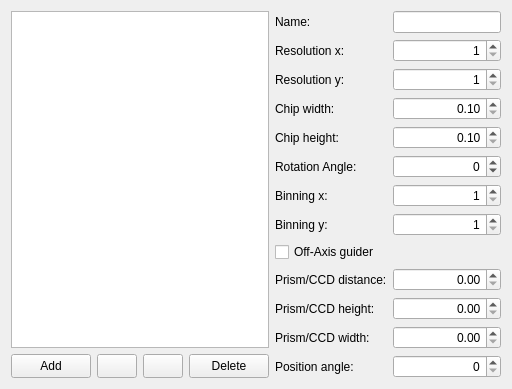
        <widget class="QWidget" name="sensorsTab">
         <attribute name="title">
          <string>Sensors</string>
         </attribute>
         <layout class="QGridLayout" name="gridLayout_4">
          <item row="0" column="0">
           <layout class="QHBoxLayout" name="horizontalLayout_3">
            <item>
             <layout class="QVBoxLayout" name="verticalLayout_5">
              <item>
               <widget class="QListView" name="ccdListView">
                <property name="editTriggers">
                 <set>QAbstractItemView::NoEditTriggers</set>
                </property>
                <property name="isWrapping" stdset="0">
                 <bool>false</bool>
                </property>
                <property name="viewMode">
                 <enum>QListView::ListMode</enum>
                </property>
                <property name="modelColumn">
                 <number>0</number>
                </property>
               </widget>
              </item>
              <item>
               <layout class="QHBoxLayout" name="horizontalLayout_11">
                <item>
                 <widget class="QPushButton" name="addCCD">
                  <property name="minimumSize">
                   <size>
                    <width>0</width>
                    <height>24</height>
                   </size>
                  </property>
                  <property name="focusPolicy">
                   <enum>Qt::NoFocus</enum>
                  </property>
                  <property name="text">
                   <string>Add</string>
                  </property>
                 </widget>
                </item>
                <item>
                 <widget class="QPushButton" name="pushButtonMoveSensorUp">
                  <property name="sizePolicy">
                   <sizepolicy hsizetype="Fixed" vsizetype="Fixed">
                    <horstretch>0</horstretch>
                    <verstretch>0</verstretch>
                   </sizepolicy>
                  </property>
                  <property name="minimumSize">
                   <size>
                    <width>24</width>
                    <height>24</height>
                   </size>
                  </property>
                  <property name="focusPolicy">
                   <enum>Qt::NoFocus</enum>
                  </property>
                  <property name="icon">
                   <iconset resource="../../../../data/gui/guiRes.qrc">
                    <normaloff>:/graphicGui/uibtUp.png</normaloff>
                    <disabledoff>:/graphicGui/uibtUp-disabled.png</disabledoff>:/graphicGui/uibtUp.png</iconset>
                  </property>
                 </widget>
                </item>
                <item>
                 <widget class="QPushButton" name="pushButtonMoveSensorDown">
                  <property name="sizePolicy">
                   <sizepolicy hsizetype="Fixed" vsizetype="Fixed">
                    <horstretch>0</horstretch>
                    <verstretch>0</verstretch>
                   </sizepolicy>
                  </property>
                  <property name="minimumSize">
                   <size>
                    <width>24</width>
                    <height>24</height>
                   </size>
                  </property>
                  <property name="focusPolicy">
                   <enum>Qt::NoFocus</enum>
                  </property>
                  <property name="icon">
                   <iconset resource="../../../../data/gui/guiRes.qrc">
                    <normaloff>:/graphicGui/uibtDown.png</normaloff>
                    <disabledoff>:/graphicGui/uibtDown-disabled.png</disabledoff>:/graphicGui/uibtDown.png</iconset>
                  </property>
                 </widget>
                </item>
                <item>
                 <widget class="QPushButton" name="deleteCCD">
                  <property name="minimumSize">
                   <size>
                    <width>0</width>
                    <height>24</height>
                   </size>
                  </property>
                  <property name="focusPolicy">
                   <enum>Qt::NoFocus</enum>
                  </property>
                  <property name="text">
                   <string>Delete</string>
                  </property>
                 </widget>
                </item>
               </layout>
              </item>
             </layout>
            </item>
            <item>
             <layout class="QGridLayout" name="gridLayout_13">
              <item row="11" column="1">
               <widget class="QDoubleSpinBox" name="OAGPrismW">
                <property name="alignment">
                 <set>Qt::AlignRight|Qt::AlignTrailing|Qt::AlignVCenter</set>
                </property>
                <property name="decimals">
                 <number>2</number>
                </property>
                <property name="singleStep">
                 <double>0.100000000000000</double>
                </property>
               </widget>
              </item>
              <item row="10" column="1">
               <widget class="QDoubleSpinBox" name="OAGPrismH">
                <property name="alignment">
                 <set>Qt::AlignRight|Qt::AlignTrailing|Qt::AlignVCenter</set>
                </property>
                <property name="decimals">
                 <number>2</number>
                </property>
                <property name="singleStep">
                 <double>0.100000000000000</double>
                </property>
               </widget>
              </item>
              <item row="8" column="0" colspan="2">
               <widget class="QCheckBox" name="OAG_checkBox">
                <property name="text">
                 <string>Off-Axis guider</string>
                </property>
               </widget>
              </item>
              <item row="3" column="1">
               <widget class="QDoubleSpinBox" name="ccdChipX">
                <property name="alignment">
                 <set>Qt::AlignRight|Qt::AlignTrailing|Qt::AlignVCenter</set>
                </property>
                <property name="decimals">
                 <number>2</number>
                </property>
                <property name="minimum">
                 <double>0.100000000000000</double>
                </property>
                <property name="maximum">
                 <double>9999.000000000000000</double>
                </property>
                <property name="singleStep">
                 <double>0.100000000000000</double>
                </property>
               </widget>
              </item>
              <item row="7" column="1">
               <widget class="QSpinBox" name="ccdBinningY">
                <property name="alignment">
                 <set>Qt::AlignRight|Qt::AlignTrailing|Qt::AlignVCenter</set>
                </property>
                <property name="minimum">
                 <number>1</number>
                </property>
                <property name="maximum">
                 <number>4</number>
                </property>
               </widget>
              </item>
              <item row="2" column="1">
               <widget class="QSpinBox" name="ccdResY">
                <property name="alignment">
                 <set>Qt::AlignRight|Qt::AlignTrailing|Qt::AlignVCenter</set>
                </property>
                <property name="minimum">
                 <number>1</number>
                </property>
                <property name="maximum">
                 <number>100000</number>
                </property>
               </widget>
              </item>
              <item row="12" column="1">
               <widget class="QDoubleSpinBox" name="OAGPrismPA">
                <property name="alignment">
                 <set>Qt::AlignRight|Qt::AlignTrailing|Qt::AlignVCenter</set>
                </property>
                <property name="decimals">
                 <number>0</number>
                </property>
                <property name="minimum">
                 <double>0.000000000000000</double>
                </property>
                <property name="maximum">
                 <double>360.000000000000000</double>
                </property>
                <property name="singleStep">
                 <double>1.000000000000000</double>
                </property>
               </widget>
              </item>
              <item row="5" column="1">
               <widget class="QDoubleSpinBox" name="ccdRotAngle">
                <property name="alignment">
                 <set>Qt::AlignRight|Qt::AlignTrailing|Qt::AlignVCenter</set>
                </property>
                <property name="decimals">
                 <number>0</number>
                </property>
                <property name="minimum">
                 <double>-360.000000000000000</double>
                </property>
                <property name="maximum">
                 <double>360.000000000000000</double>
                </property>
               </widget>
              </item>
              <item row="2" column="0">
               <widget class="QLabel" name="CCDResY_lbl">
                <property name="text">
                 <string>Resolution y:</string>
                </property>
               </widget>
              </item>
              <item row="6" column="0">
               <widget class="QLabel" name="ccdBinningX_lbl">
                <property name="text">
                 <string>Binning x:</string>
                </property>
               </widget>
              </item>
              <item row="1" column="0">
               <widget class="QLabel" name="CCDResX_lbl">
                <property name="text">
                 <string>Resolution x:</string>
                </property>
               </widget>
              </item>
              <item row="0" column="0">
               <widget class="QLabel" name="CCDName_lbl">
                <property name="text">
                 <string>Name:</string>
                </property>
               </widget>
              </item>
              <item row="10" column="0">
               <widget class="QLabel" name="OAGPrismH_lbl">
                <property name="text">
                 <string>Prism/CCD height:</string>
                </property>
               </widget>
              </item>
              <item row="6" column="1">
               <widget class="QSpinBox" name="ccdBinningX">
                <property name="alignment">
                 <set>Qt::AlignRight|Qt::AlignTrailing|Qt::AlignVCenter</set>
                </property>
                <property name="minimum">
                 <number>1</number>
                </property>
                <property name="maximum">
                 <number>4</number>
                </property>
                <property name="value">
                 <number>1</number>
                </property>
               </widget>
              </item>
              <item row="9" column="0">
               <widget class="QLabel" name="OAGDist_lbl">
                <property name="toolTip">
                 <string>This is the distance from the center of the Imaging Sensor to the center of the Prism</string>
                </property>
                <property name="text">
                 <string>Prism/CCD distance:</string>
                </property>
               </widget>
              </item>
              <item row="0" column="1">
               <widget class="QLineEdit" name="ccdName">
                <property name="sizePolicy">
                 <sizepolicy hsizetype="Expanding" vsizetype="Fixed">
                  <horstretch>0</horstretch>
                  <verstretch>0</verstretch>
                 </sizepolicy>
                </property>
                <property name="baseSize">
                 <size>
                  <width>100</width>
                  <height>22</height>
                 </size>
                </property>
                <property name="maxLength">
                 <number>50</number>
                </property>
               </widget>
              </item>
              <item row="13" column="0">
               <spacer name="CCDverticalSpacer">
                <property name="orientation">
                 <enum>Qt::Vertical</enum>
                </property>
                <property name="sizeHint" stdset="0">
                 <size>
                  <width>0</width>
                  <height>0</height>
                 </size>
                </property>
               </spacer>
              </item>
              <item row="4" column="1">
               <widget class="QDoubleSpinBox" name="ccdChipY">
                <property name="alignment">
                 <set>Qt::AlignRight|Qt::AlignTrailing|Qt::AlignVCenter</set>
                </property>
                <property name="decimals">
                 <number>2</number>
                </property>
                <property name="minimum">
                 <double>0.100000000000000</double>
                </property>
                <property name="maximum">
                 <double>9999.000000000000000</double>
                </property>
                <property name="singleStep">
                 <double>0.100000000000000</double>
                </property>
               </widget>
              </item>
              <item row="9" column="1">
               <widget class="QDoubleSpinBox" name="OAGDist">
                <property name="alignment">
                 <set>Qt::AlignRight|Qt::AlignTrailing|Qt::AlignVCenter</set>
                </property>
                <property name="decimals">
                 <number>2</number>
                </property>
                <property name="singleStep">
                 <double>0.100000000000000</double>
                </property>
               </widget>
              </item>
              <item row="1" column="1">
               <widget class="QSpinBox" name="ccdResX">
                <property name="alignment">
                 <set>Qt::AlignRight|Qt::AlignTrailing|Qt::AlignVCenter</set>
                </property>
                <property name="minimum">
                 <number>1</number>
                </property>
                <property name="maximum">
                 <number>100000</number>
                </property>
               </widget>
              </item>
              <item row="5" column="0">
               <widget class="QLabel" name="ccdRotAngle_lbl">
                <property name="text">
                 <string>Rotation Angle:</string>
                </property>
               </widget>
              </item>
              <item row="7" column="0">
               <widget class="QLabel" name="ccdBinningY_lbl">
                <property name="text">
                 <string>Binning y:</string>
                </property>
               </widget>
              </item>
              <item row="11" column="0">
               <widget class="QLabel" name="OAGPrismW_lbl">
                <property name="text">
                 <string>Prism/CCD width:</string>
                </property>
               </widget>
              </item>
              <item row="4" column="0">
               <widget class="QLabel" name="CCDChipY_lbl">
                <property name="text">
                 <string>Chip height:</string>
                </property>
               </widget>
              </item>
              <item row="3" column="0">
               <widget class="QLabel" name="CCDChipX_lbl">
                <property name="text">
                 <string>Chip width:</string>
                </property>
               </widget>
              </item>
              <item row="12" column="0">
               <widget class="QLabel" name="OAGPrismPA_lbl">
                <property name="text">
                 <string>Position angle:</string>
                </property>
               </widget>
              </item>
             </layout>
            </item>
           </layout>
          </item>
         </layout>
        </widget>
